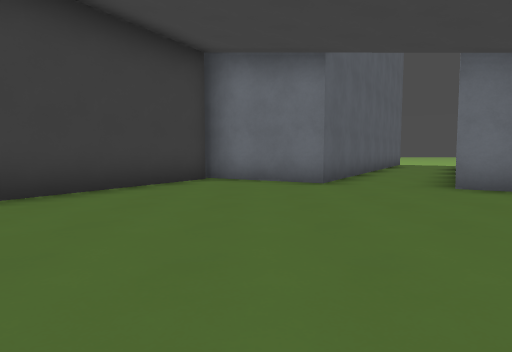
view 1 (above)

21 first-person views from a walk through a Godot game level. The camera is 1.2 m above the floor, tilts 4° down and sees 75° across. The floor is counted in squares, 2 m on a side. Each view is taken from the middle of a square. On the plan, view 1 faces up. The plan holds only what a view shows up to about 10 squares ahead; the rest is blank. The place goes on beyond the plan. Surface patterns are stand-ins for the level's own textures.

view 2
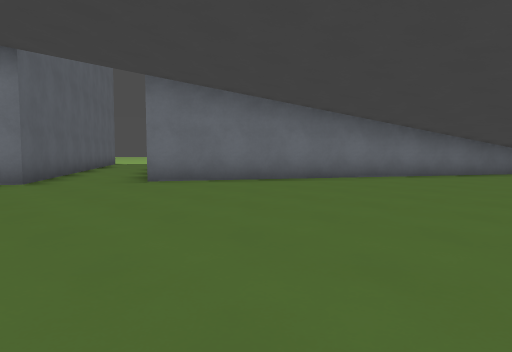

view 3
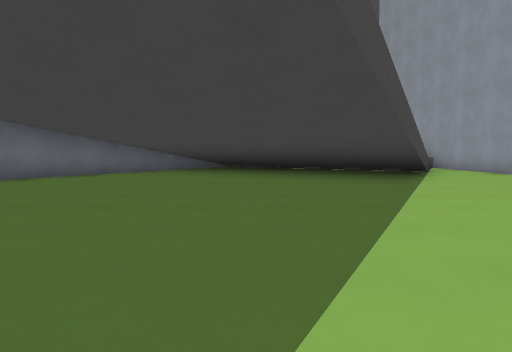

view 4
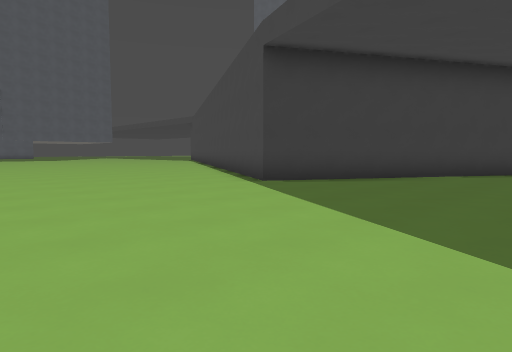

view 5
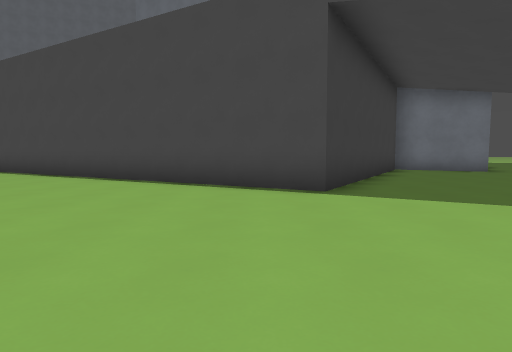

view 6
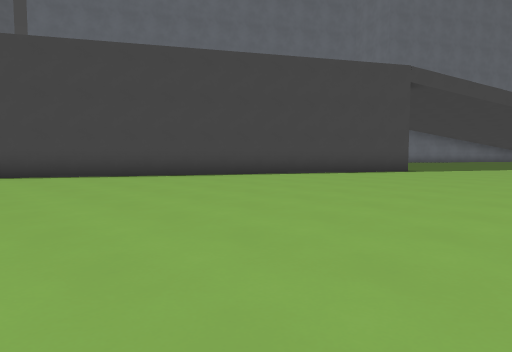

view 7
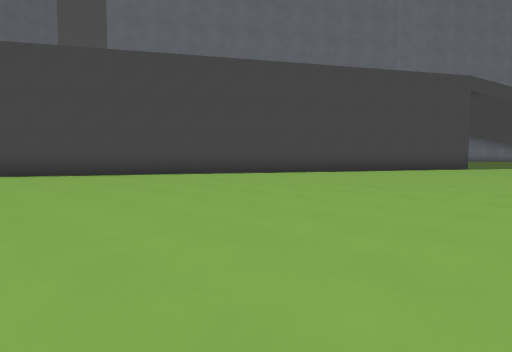

view 8
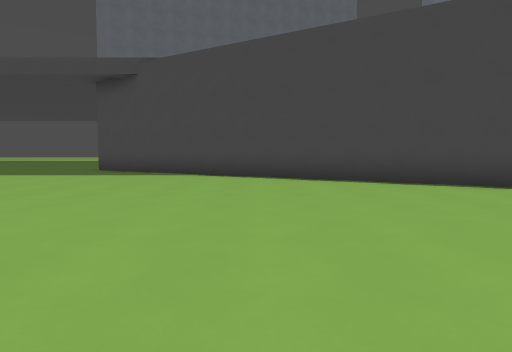

view 9
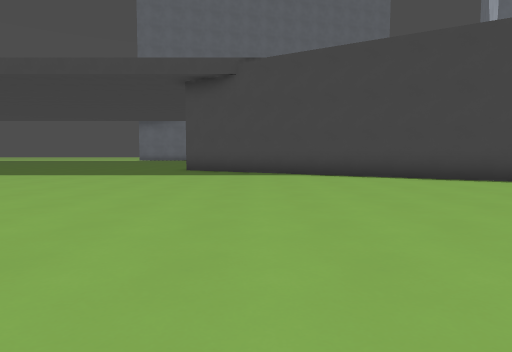

view 10
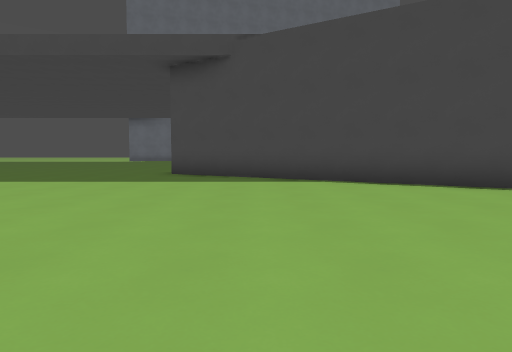

view 11
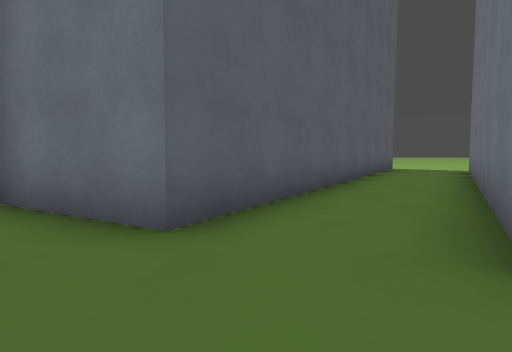

view 12
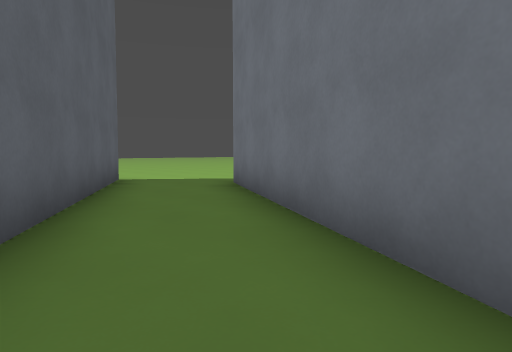

view 13
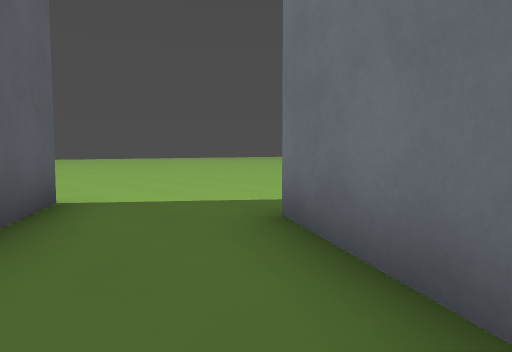

view 14
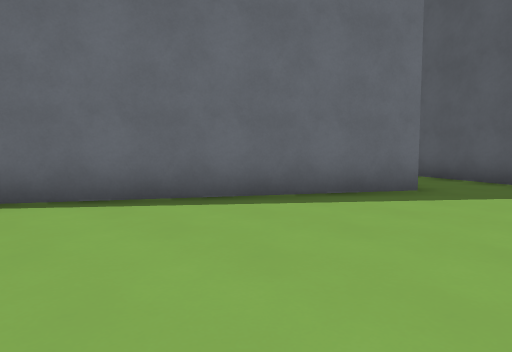

view 15
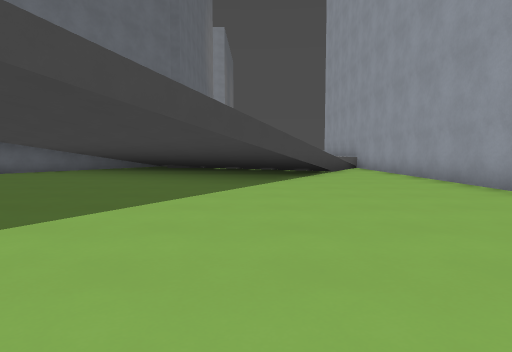

view 16
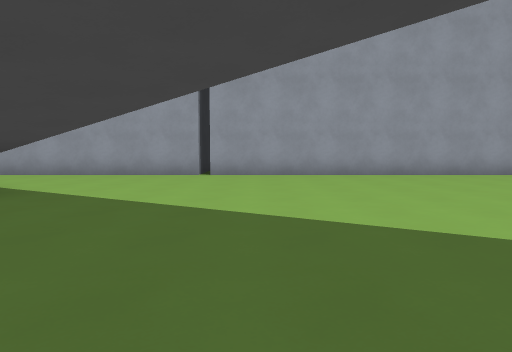

view 17
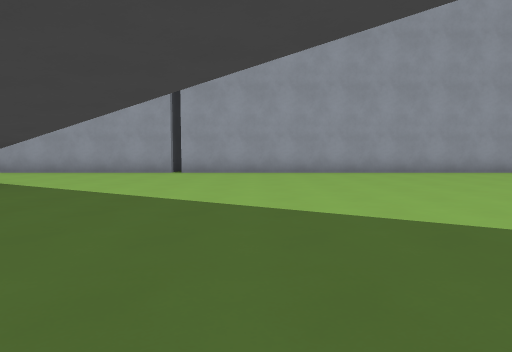

view 18
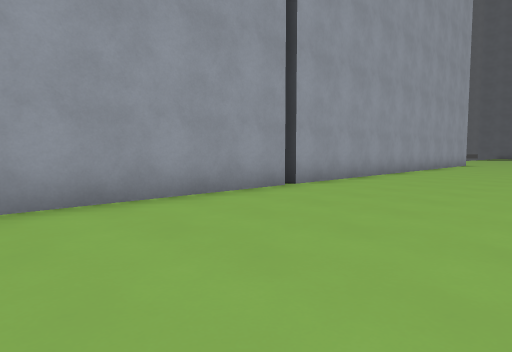

view 19
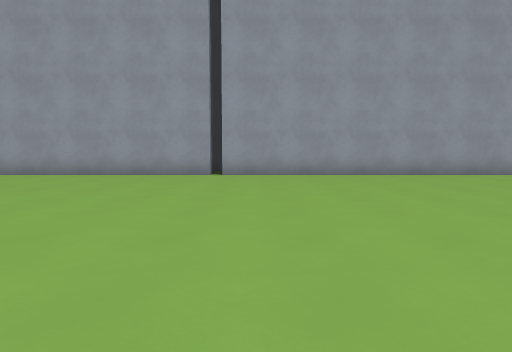

view 20
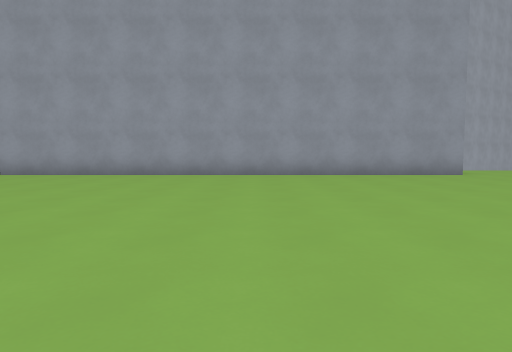

view 21
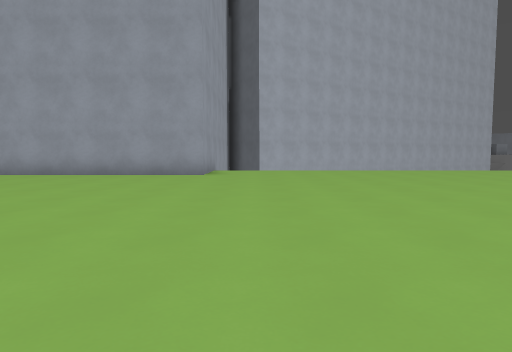

### Floor plan
Points are (right, up) in squares from view 1. A wall is a line through its corners. A room is listed if a view was taken in it or the views show most of it. See-through windows are left out.
Room 1 (views 1, 2, 3, 4, 5, 6, 7, 8, 9, 10, 11, 15, 16, 17, 18, 19, 20, 21)
walls: (-4.8, -10) (5.2, -10); (-17.6, -11) (-17.6, -10) (-5, -10); (-1.1, 7.7) (-4.9, 1.1) (-24.4, 12.4); (3.7, 6.2) (4.8, 8.1); (2.8, 9.1) (1.3, 6.5) (-1.3, 8); (5.5, -10) (11.1, -10); (11, 0.9) (3.2, 5.4)
ways out: opening at (4, 8) to room 2
Room 2 (view 12)
walls: (3.9, 11) (2.8, 9.1); (4.8, 8.1) (6, 10)
ways out: opening at (4, 8) to room 1; opening at (5, 10) to room 3
Room 3 (view 13)
walls: (5, 12.9) (3.9, 11); (6, 10) (7.1, 12)
ways out: opening at (5, 10) to room 2; opening at (6, 12) to room 4
Room 4 (view 14)
walls: (7.1, 12) (8.4, 14.1) (13.5, 11.1); (7.1, 16.5) (5, 12.9)
ways out: opening at (6, 12) to room 3

Where each view was taken, in squares from view 1:
view 1: 0 up, 0 right, facing up
view 2: 1 down, 0 right, facing up-right
view 3: 3 down, 1 right, facing right
view 4: 4 down, 0 right, facing up-left
view 5: 4 down, 6 left, facing up
view 6: 3 down, 16 left, facing up-right
view 7: 2 down, 19 left, facing up-right
view 8: 1 up, 19 left, facing up
view 9: 1 up, 22 left, facing up
view 10: 3 up, 22 left, facing up
view 11: 4 up, 2 right, facing up
view 12: 9 up, 4 right, facing up-right
view 13: 12 up, 6 right, facing up-right
view 14: 16 up, 14 right, facing down-left
view 15: 6 down, 1 right, facing right
view 16: 1 down, 4 right, facing down
view 17: 0 up, 3 right, facing down
view 18: 6 down, 0 right, facing down-left
view 19: 1 down, 6 left, facing down
view 20: 1 down, 12 left, facing down
view 21: 1 down, 19 left, facing down
